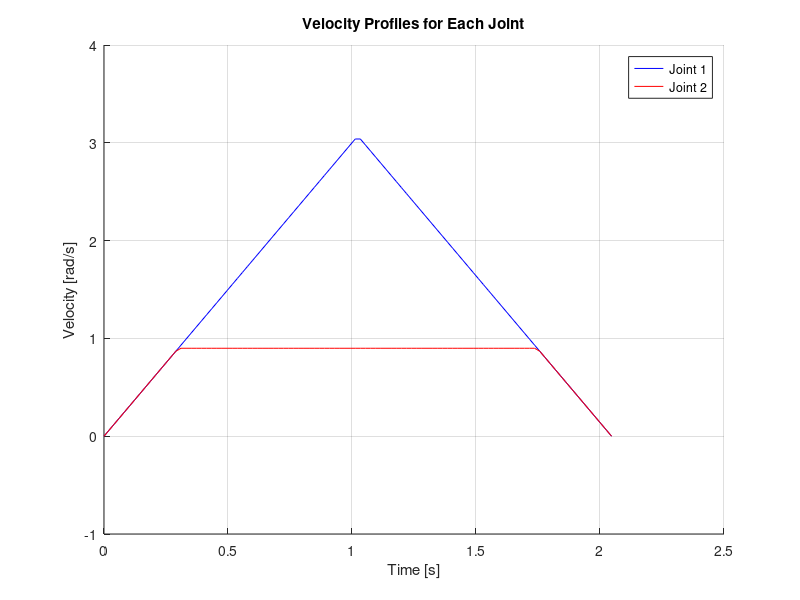

Recreate this plot in MATLAB.
% Practice 3
% Min Actuating Time; Trapezoidal and Triangular Velocity Profile
% Implementation

clear; clc; close all;

% motor specs
A = 3;  % acceleration [rad/s^2]
D = 3;  % deceleration [rad/s^2]
V_adjust = 4;  % velocity [rad/s]

% pose
q11 = 0;    % link 1 pose 1
q21 = 0;    % link 2 pose 1
q12 = 180;  % link 1 pose 2
q22 = 90;   % link 2 pose 2

% calculating delta for both joints
delta_q11 = q12 - q11;
delta_q21 = q22 - q21;
delta_qi = [delta_q11, delta_q21];  % in degrees
delta_qi = delta_qi * pi / 180;   % convert to radians

% time and rise limit calculations
time_limit = V_adjust * (1 / A + 1 / D);   % T-bar time limit [s]
rise_limit = 0.5 * V_adjust^2 * (1 / A + 1 / D);  % q-bar rise limit [rad]

% time step calculation for each joint
T = zeros(size(delta_qi));  % initialize time array to store values for each joint

for i = 1:length(delta_qi)
    % Calculate time for triangular (Case 1) and trapezoidal (Case 2) velocity profiles
    case2_deltaT = delta_qi(i) / V_adjust + V_adjust * (A + D) / (2 * A * D);    % trapezoidal velocity profile
    case1_deltaT = (sqrt(A / D) + sqrt(D / A)) * sqrt(2 * delta_qi(i) / (A + D));    % triangular velocity profile
    
    % Condition to select the correct motion profile
    if delta_qi(i) < rise_limit
        T(i) = case1_deltaT;
    else
        T(i) = case2_deltaT;
    end
end

% The minimum actuating time is the maximum of all joint times
T_min = max(T);

% Display results
disp('Actuating times for each joint:');
disp(T);
disp(['Minimum actuating time of the entire trajectory: ', num2str(T_min), ' s']);   % the trajectory can't be completed in less time
fprintf('\n')

% Step 5: Synchronize joints by adjusting speed
[T_min, max_index] = max(T);
V_adjust = zeros(1,length(delta_qi));
for i = 1:length(delta_qi)
        % Adjust velocity to synchronize with the longest time
        V_adjust(i) = (0.5*A*T_min)-(sqrt((0.5*A*T_min)^2-A*delta_qi(i)));
        fprintf('Adjusted velocity for joint %d to synchronize: %.3f rad/s\n', i, V_adjust(i));
end

% Calculate acceleration/deceleration times
fprintf('\n');
T_acc = zeros(1,length(delta_qi));
for i = 1:length(delta_qi)
    T_acc(i) = V_adjust(i)/A;
    fprintf('Acceleration/Deceleration time for joint %d to synchronize: %.3f s\n', i, T_acc(i));
end

% Plotting the velocity profile
figure;
hold on;
colors = ['b', 'r'];  % Colors for plotting different joints
for i = 1:length(delta_qi)
    t = linspace(0, T_min, 100);
    if i == max_index
        % Triangular velocity profile
        T_half = T_min / 2;
        v = zeros(size(t));
        v(t <= T_half) = A * t(t <= T_half);  % Acceleration phase
        v(t > T_half) = A * (T_min - t(t > T_half));  % Deceleration phase
    else
        % Trapezoidal velocity profile
        T_cruise = T_min - T_acc(i) - T_acc(i);
        v = zeros(size(t));
        v(t <= T_acc(i)) = A * t(t <= T_acc(i));  % Acceleration phase
        v(t > T_acc(i) & t <= (T_acc(i) + T_cruise)) = V_adjust(i);  % Constant velocity phase
        v(t > (T_acc(i) + T_cruise)) = V_adjust(i) - D * (t(t > (T_acc(i) + T_cruise)) - (T_acc(i) + T_cruise));  % Deceleration phase
    end
    plot(t, v, colors(i), 'DisplayName', ['Joint ', num2str(i)]);
end

xlabel('Time [s]');
ylabel('Velocity [rad/s]');
title('Velocity Profiles for Each Joint');
legend;
grid on;
hold off;





